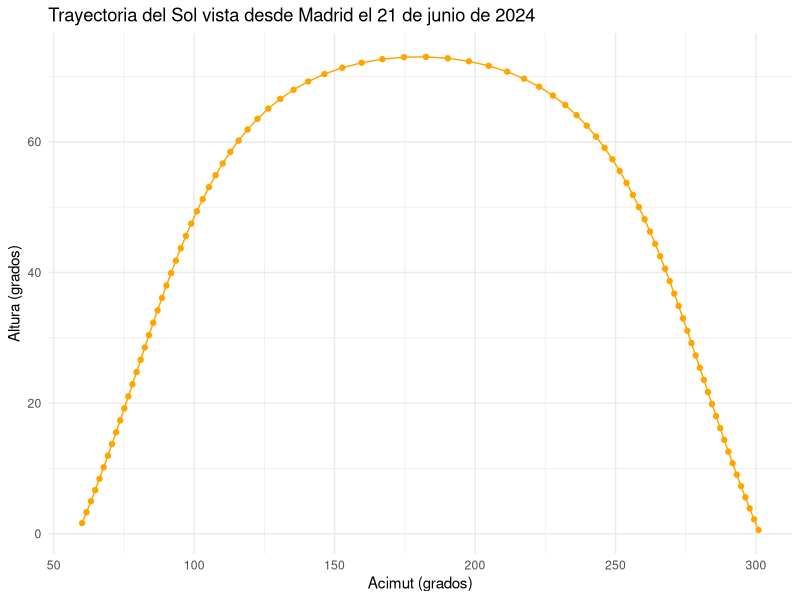
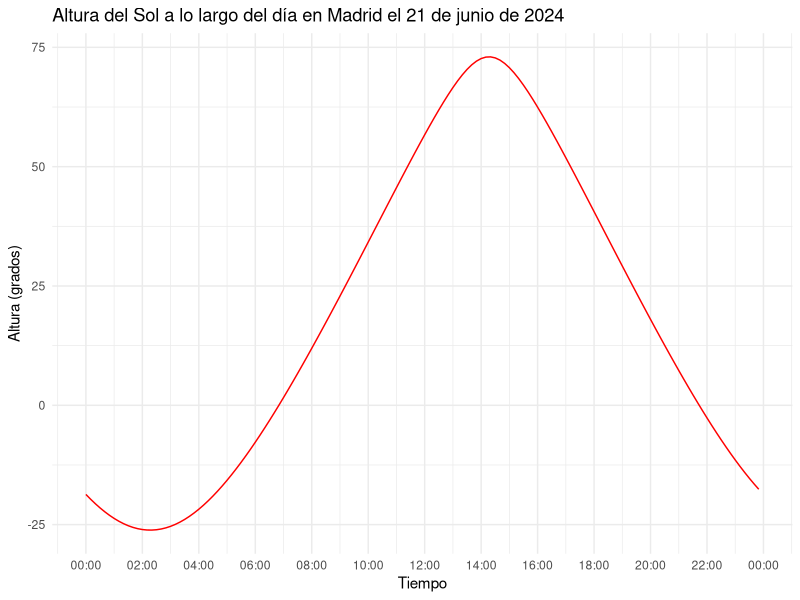

The R script that drew these images, in order:
# -------------------------------------------------------------
# Cálculo y representación en 2D de la trayectoria del Sol
# vista desde Madrid en una fecha específica.
# -------------------------------------------------------------

# --- 1. Instalar y cargar las librerías necesarias ---

# Instalar las librerías (si no están instaladas)
if (!require("lubridate")) install.packages("lubridate")
if (!require("ggplot2")) install.packages("ggplot2")

# Cargar las librerías
library(lubridate)
library(ggplot2)

# --- 2. Funciones para calcular la posición del Sol ---

# 2.1 Función para calcular el Día Juliano (JD) vectorizado
calcular_dia_juliano_vectorizado <- function(fecha) {
  anio <- year(fecha)
  mes <- month(fecha)
  dia <- day(fecha)
  hora <- hour(fecha)
  minuto <- minute(fecha)
  segundo <- second(fecha)
  
  # Convertir la fecha a UTC
  fecha_utc <- with_tz(fecha, tzone = "UTC")
  
  # Calcular la fracción del día
  fraccion_dia <- (hora + (minuto + segundo / 60) / 60) / 24
  
  # Ajustar mes y año si el mes es enero o febrero
  idx <- mes <= 2
  anio[idx] <- anio[idx] - 1
  mes[idx] <- mes[idx] + 12
  
  # Calcular los componentes necesarios
  A <- floor(anio / 100)
  B <- 2 - A + floor(A / 4)
  
  # Calcular el Día Juliano
  JD <- floor(365.25 * (anio + 4716)) +
    floor(30.6001 * (mes + 1)) +
    dia + fraccion_dia + B - 1524.5
  
  return(JD)
}

# 2.2 Función para calcular la posición del Sol (vectorizada)
calcular_posicion_sol <- function(JD) {
  T <- (JD - 2451545.0) / 36525
  
  # Longitud geométrica media del Sol (en grados)
  L0 <- 280.46646 + 36000.76983 * T + 0.0003032 * T^2
  L0 <- L0 %% 360
  
  # Anomalía media del Sol (en grados)
  M <- 357.52911 + 35999.05029 * T - 0.0001537 * T^2
  
  # Ecuación del centro
  C <- (1.914602 - 0.004817 * T - 0.000014 * T^2) * sin(M * pi / 180) +
    (0.019993 - 0.000101 * T) * sin(2 * M * pi / 180) +
    0.000289 * sin(3 * M * pi / 180)
  
  # Longitud eclíptica aparente del Sol (en grados)
  lambda <- L0 + C
  
  # Oblicuidad de la eclíptica (en grados)
  epsilon0 <- 23 + 26 / 60 + 21.448 / 3600 -
    (46.8150 * T + 0.00059 * T^2 - 0.001813 * T^3) / 3600
  
  # Ascensión recta y declinación del Sol
  lambda_rad <- lambda * pi / 180
  epsilon_rad <- epsilon0 * pi / 180
  alpha <- atan2(cos(epsilon_rad) * sin(lambda_rad), cos(lambda_rad))
  delta <- asin(sin(epsilon_rad) * sin(lambda_rad))
  
  # Convertir ascensión recta de radianes a grados
  alpha_deg <- alpha * 180 / pi
  alpha_deg <- (alpha_deg + 360) %% 360
  
  # Declinación en grados
  delta_deg <- delta * 180 / pi
  
  return(list(alpha = alpha_deg, delta = delta_deg))
}

# 2.3 Función para calcular el acimut y la altura del Sol (vectorizada)
calcular_acimut_altura_sol <- function(alpha_deg, delta_deg, fecha, latitud, longitud) {
  # Convertir latitud y longitud a grados decimales
  latitud_deg <- latitud
  longitud_deg <- longitud
  
  # Tiempo Sideral en Greenwich (en grados)
  JD <- calcular_dia_juliano_vectorizado(fecha)
  T <- (JD - 2451545.0) / 36525
  theta0 <- 280.46061837 + 360.98564736629 * (JD - 2451545.0) +
    0.000387933 * T^2 - T^3 / 38710000
  theta0 <- theta0 %% 360
  
  # Tiempo Sideral Local (en grados)
  TSL <- theta0 + longitud_deg
  
  # Ángulo Horario (H) en grados
  H <- TSL - alpha_deg
  H <- (H + 360) %% 360
  H_rad <- H * pi / 180
  
  # Convertir latitud y declinación a radianes
  lat_rad <- latitud_deg * pi / 180
  delta_rad <- delta_deg * pi / 180
  
  # Cálculo de la altura (elevación) y acimut
  sin_altura <- sin(delta_rad) * sin(lat_rad) + cos(delta_rad) * cos(lat_rad) * cos(H_rad)
  altura_rad <- asin(sin_altura)
  
  sin_acimut <- -cos(delta_rad) * cos(lat_rad) * sin(H_rad)
  cos_acimut <- sin(delta_rad) - sin(altura_rad) * sin(lat_rad)
  acimut_rad <- atan2(sin_acimut, cos_acimut)
  acimut_rad <- (acimut_rad + 2 * pi) %% (2 * pi)
  
  # Convertir a grados
  altura_deg <- altura_rad * 180 / pi
  acimut_deg <- acimut_rad * 180 / pi
  
  return(list(acimut = acimut_deg, altura = altura_deg))
}

# --- 3. Calcular la trayectoria del Sol para una fecha específica ---

# 3.1 Definir la fecha y la localización

# Fecha específica en hora local de Madrid
fecha_especifica <- as.POSIXct("2024-06-21", tz = "Europe/Madrid")

# Crear secuencia de tiempos cada 10 minutos durante el día
tiempos <- seq(from = fecha_especifica, by = "10 min", length.out = 144)

# Convertir a UTC
tiempos_utc <- with_tz(tiempos, tzone = "UTC")

# 3.2 Definir la localización de Madrid
latitud_madrid <- 40.4168   # Latitud en grados norte
longitud_madrid <- -3.7038  # Longitud en grados este (negativa hacia el oeste)

# --- 4. Calcular la posición del Sol para cada tiempo ---

# Calcular el Día Juliano
JD <- calcular_dia_juliano_vectorizado(tiempos_utc)

# Calcular la posición del Sol
posicion_sol <- calcular_posicion_sol(JD)

# Calcular el acimut y la altura
pos_horizontal <- calcular_acimut_altura_sol(posicion_sol$alpha, posicion_sol$delta, tiempos_utc, latitud_madrid, longitud_madrid)

# --- 5. Preparar los datos para la representación en 2D ---

# Crear un data frame con los resultados
datos_sol <- data.frame(
  tiempo = tiempos,
  acimut = pos_horizontal$acimut,
  altura = pos_horizontal$altura
)

# Filtrar datos cuando el Sol está por encima del horizonte
datos_sol_visibles <- datos_sol[datos_sol$altura > 0, ]

# --- 6. Representar la trayectoria del Sol en 2D ---

# 6.1 Gráfico de altura vs. acimut (trayectoria en el horizonte)

ggplot(datos_sol_visibles, aes(x = acimut, y = altura)) +
  geom_path(color = 'orange') +
  geom_point(color = 'orange') +
  labs(title = 'Trayectoria del Sol vista desde Madrid el 21 de junio de 2024',
       x = 'Acimut (grados)',
       y = 'Altura (grados)') +
  theme_minimal()

# 6.2 Gráfico de altura vs. tiempo (evolución de la altura a lo largo del día)

ggplot(datos_sol, aes(x = tiempo, y = altura)) +
  geom_line(color = 'red') +
  labs(title = 'Altura del Sol a lo largo del día en Madrid el 21 de junio de 2024',
       x = 'Tiempo',
       y = 'Altura (grados)') +
  theme_minimal() +
  scale_x_datetime(date_labels = "%H:%M", date_breaks = "2 hours")

